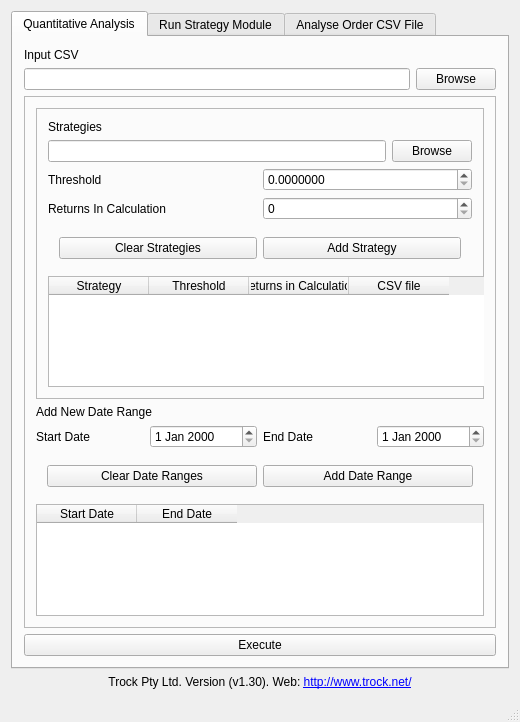
<?xml version="1.0" encoding="UTF-8"?>
<ui version="4.0">
 <class>MainWindow</class>
 <widget class="QMainWindow" name="MainWindow">
  <property name="geometry">
   <rect>
    <x>0</x>
    <y>0</y>
    <width>520</width>
    <height>722</height>
   </rect>
  </property>
  <property name="sizePolicy">
   <sizepolicy hsizetype="Preferred" vsizetype="Preferred">
    <horstretch>80</horstretch>
    <verstretch>0</verstretch>
   </sizepolicy>
  </property>
  <property name="windowTitle">
   <string>Trock Testing Platform</string>
  </property>
  <widget class="QWidget" name="centralWidget">
   <property name="enabled">
    <bool>true</bool>
   </property>
   <property name="sizePolicy">
    <sizepolicy hsizetype="Preferred" vsizetype="Preferred">
     <horstretch>0</horstretch>
     <verstretch>0</verstretch>
    </sizepolicy>
   </property>
   <property name="minimumSize">
    <size>
     <width>520</width>
     <height>700</height>
    </size>
   </property>
   <layout class="QVBoxLayout" name="verticalLayout_2">
    <item>
     <widget class="QTabWidget" name="analysis_prep">
      <property name="currentIndex">
       <number>0</number>
      </property>
      <widget class="QWidget" name="quantitative_tab">
       <property name="layoutDirection">
        <enum>Qt::LeftToRight</enum>
       </property>
       <attribute name="title">
        <string>Quantitative Analysis</string>
       </attribute>
       <layout class="QVBoxLayout" name="verticalLayout_8">
        <item>
         <widget class="QLabel" name="label">
          <property name="text">
           <string>Input CSV</string>
          </property>
         </widget>
        </item>
        <item>
         <layout class="QHBoxLayout" name="horizontalLayout_4">
          <item>
           <widget class="QLineEdit" name="analysisInputCSVField"/>
          </item>
          <item>
           <widget class="QPushButton" name="analysisInputCSVButton">
            <property name="text">
             <string>Browse</string>
            </property>
           </widget>
          </item>
         </layout>
        </item>
        <item>
         <widget class="QFrame" name="frame_2">
          <property name="frameShape">
           <enum>QFrame::StyledPanel</enum>
          </property>
          <property name="frameShadow">
           <enum>QFrame::Raised</enum>
          </property>
          <layout class="QVBoxLayout" name="verticalLayout_11">
           <item>
            <widget class="QFrame" name="frame">
             <property name="frameShape">
              <enum>QFrame::StyledPanel</enum>
             </property>
             <property name="frameShadow">
              <enum>QFrame::Raised</enum>
             </property>
             <layout class="QVBoxLayout" name="verticalLayout_9">
              <item>
               <layout class="QVBoxLayout" name="verticalLayout_6">
                <item>
                 <layout class="QHBoxLayout" name="horizontalLayout_8">
                  <item>
                   <widget class="QLabel" name="analysisStrategyLabel">
                    <property name="styleSheet">
                     <string notr="true">qproperty-alignment: AlignCenter;</string>
                    </property>
                    <property name="text">
                     <string>Strategies</string>
                    </property>
                   </widget>
                  </item>
                 </layout>
                </item>
                <item>
                 <layout class="QHBoxLayout" name="horizontalLayout_5">
                  <item>
                   <widget class="QLineEdit" name="analysisBrowseStrategyField"/>
                  </item>
                  <item>
                   <widget class="QPushButton" name="analysisBrowseStrategyButton">
                    <property name="text">
                     <string>Browse</string>
                    </property>
                   </widget>
                  </item>
                 </layout>
                </item>
               </layout>
              </item>
              <item>
               <layout class="QHBoxLayout" name="analysisThresholdFrame">
                <item>
                 <widget class="QLabel" name="label_3">
                  <property name="text">
                   <string>Threshold</string>
                  </property>
                 </widget>
                </item>
                <item>
                 <widget class="QDoubleSpinBox" name="analysisThreshold">
                  <property name="decimals">
                   <number>7</number>
                  </property>
                 </widget>
                </item>
               </layout>
              </item>
              <item>
               <layout class="QHBoxLayout" name="analysisReturnsFrame">
                <item>
                 <widget class="QLabel" name="label_4">
                  <property name="text">
                   <string>Returns In Calculation</string>
                  </property>
                 </widget>
                </item>
                <item>
                 <widget class="QDoubleSpinBox" name="analysisReturns">
                  <property name="decimals">
                   <number>0</number>
                  </property>
                  <property name="maximum">
                   <double>100.000000000000000</double>
                  </property>
                 </widget>
                </item>
               </layout>
              </item>
              <item>
               <widget class="QFrame" name="analysisStrategyFrame">
                <layout class="QHBoxLayout" name="horizontalLayout_9">
                 <item>
                  <widget class="QPushButton" name="clearStrategyButton">
                   <property name="text">
                    <string>Clear Strategies</string>
                   </property>
                  </widget>
                 </item>
                 <item>
                  <widget class="QPushButton" name="addStrategyButton">
                   <property name="text">
                    <string>Add Strategy</string>
                   </property>
                  </widget>
                 </item>
                </layout>
               </widget>
              </item>
              <item>
               <widget class="QTableWidget" name="analysisStrategyList">
                <property name="sizePolicy">
                 <sizepolicy hsizetype="Expanding" vsizetype="Expanding">
                  <horstretch>0</horstretch>
                  <verstretch>0</verstretch>
                 </sizepolicy>
                </property>
                <property name="minimumSize">
                 <size>
                  <width>460</width>
                  <height>107</height>
                 </size>
                </property>
                <column>
                 <property name="text">
                  <string>Strategy</string>
                 </property>
                </column>
                <column>
                 <property name="text">
                  <string>Threshold</string>
                 </property>
                </column>
                <column>
                 <property name="text">
                  <string>Returns in Calculation</string>
                 </property>
                 <property name="whatsThis">
                  <string/>
                 </property>
                 <property name="textAlignment">
                  <set>AlignHCenter|AlignVCenter|AlignCenter</set>
                 </property>
                </column>
                <column>
                 <property name="text">
                  <string>CSV file</string>
                 </property>
                </column>
               </widget>
              </item>
             </layout>
            </widget>
           </item>
           <item>
            <layout class="QVBoxLayout" name="verticalLayout_10">
             <item>
              <layout class="QHBoxLayout" name="horizontalLayout_11">
               <item>
                <widget class="QLabel" name="label_5">
                 <property name="styleSheet">
                  <string notr="true">qproperty-alignment: AlignCenter;</string>
                 </property>
                 <property name="text">
                  <string>Add New Date Range</string>
                 </property>
                </widget>
               </item>
              </layout>
             </item>
             <item>
              <layout class="QHBoxLayout" name="horizontalLayout_12">
               <item>
                <widget class="QLabel" name="label_6">
                 <property name="text">
                  <string>Start Date</string>
                 </property>
                </widget>
               </item>
               <item>
                <widget class="QDateEdit" name="analysisStartDate"/>
               </item>
               <item>
                <widget class="QLabel" name="label_7">
                 <property name="text">
                  <string>End Date</string>
                 </property>
                </widget>
               </item>
               <item>
                <widget class="QDateEdit" name="analysisEndDate"/>
               </item>
              </layout>
             </item>
            </layout>
           </item>
           <item>
            <widget class="QFrame" name="analysisDateButtonFrame">
             <layout class="QHBoxLayout" name="horizontalLayout_10">
              <item>
               <widget class="QPushButton" name="analysisClearDateButton">
                <property name="text">
                 <string>Clear Date Ranges</string>
                </property>
               </widget>
              </item>
              <item>
               <widget class="QPushButton" name="analysisAddDateButton">
                <property name="text">
                 <string>Add Date Range</string>
                </property>
               </widget>
              </item>
             </layout>
            </widget>
           </item>
           <item>
            <widget class="QTableWidget" name="analysisListDate">
             <property name="styleSheet">
              <string notr="true"/>
             </property>
             <column>
              <property name="text">
               <string>Start Date</string>
              </property>
             </column>
             <column>
              <property name="text">
               <string>End Date</string>
              </property>
             </column>
            </widget>
           </item>
          </layout>
         </widget>
        </item>
        <item>
         <widget class="QPushButton" name="analysisExecuteButton">
          <property name="text">
           <string>Execute</string>
          </property>
         </widget>
        </item>
       </layout>
      </widget>
      <widget class="QWidget" name="run_tab">
       <property name="layoutDirection">
        <enum>Qt::LeftToRight</enum>
       </property>
       <attribute name="title">
        <string>Run Strategy Module</string>
       </attribute>
       <layout class="QVBoxLayout" name="verticalLayout_3">
        <item>
         <layout class="QVBoxLayout" name="programLayout">
          <item>
           <widget class="QLabel" name="strategy_module_label">
            <property name="text">
             <string>Strategy Module</string>
            </property>
           </widget>
          </item>
          <item>
           <layout class="QHBoxLayout" name="strategyModuleLayout">
            <item>
             <widget class="QLineEdit" name="strategy_module_location"/>
            </item>
            <item>
             <widget class="QPushButton" name="browseModule">
              <property name="enabled">
               <bool>true</bool>
              </property>
              <property name="text">
               <string>Browse</string>
              </property>
             </widget>
            </item>
           </layout>
          </item>
          <item>
           <widget class="QLabel" name="input_csv_label">
            <property name="text">
             <string>Input CSV</string>
            </property>
           </widget>
          </item>
          <item>
           <layout class="QHBoxLayout" name="inputCSVLayout">
            <item>
             <widget class="QLineEdit" name="input_csv_location"/>
            </item>
            <item>
             <widget class="QPushButton" name="browseCSV">
              <property name="text">
               <string>Browse</string>
              </property>
             </widget>
            </item>
           </layout>
          </item>
          <item>
           <widget class="QLabel" name="inputcsv_valid">
            <property name="font">
             <font>
              <weight>50</weight>
              <bold>false</bold>
             </font>
            </property>
            <property name="styleSheet">
             <string notr="true">color: rgb(255, 0, 0);</string>
            </property>
            <property name="text">
             <string/>
            </property>
           </widget>
          </item>
          <item>
           <widget class="QLabel" name="parameters_label">
            <property name="font">
             <font>
              <weight>75</weight>
              <bold>true</bold>
             </font>
            </property>
            <property name="text">
             <string>Parameters</string>
            </property>
           </widget>
          </item>
          <item>
           <layout class="QGridLayout" name="_2">
            <property name="leftMargin">
             <number>1</number>
            </property>
            <item row="0" column="1">
             <widget class="QLabel" name="threshold_label">
              <property name="text">
               <string>Threshold</string>
              </property>
             </widget>
            </item>
            <item row="0" column="2">
             <widget class="QDoubleSpinBox" name="threshold">
              <property name="decimals">
               <number>4</number>
              </property>
              <property name="maximum">
               <double>1.000000000000000</double>
              </property>
              <property name="singleStep">
               <double>1.000000000000000</double>
              </property>
              <property name="value">
               <double>0.000100000000000</double>
              </property>
             </widget>
            </item>
           </layout>
          </item>
          <item>
           <layout class="QHBoxLayout" name="returnInCalculationLayout">
            <item>
             <widget class="QLabel" name="returnsInCalculation_label">
              <property name="text">
               <string>Returns in calculation</string>
              </property>
             </widget>
            </item>
            <item>
             <widget class="QSpinBox" name="returnsInCalculation">
              <property name="locale">
               <locale language="English" country="UnitedKingdom"/>
              </property>
              <property name="maximum">
               <number>9999</number>
              </property>
              <property name="value">
               <number>5</number>
              </property>
             </widget>
            </item>
           </layout>
          </item>
          <item>
           <layout class="QHBoxLayout" name="dateLayout">
            <item>
             <widget class="QLabel" name="start_date_label">
              <property name="text">
               <string>Start Date</string>
              </property>
             </widget>
            </item>
            <item>
             <widget class="QDateEdit" name="start_date">
              <property name="displayFormat">
               <string>dd/MM/yyyy</string>
              </property>
              <property name="calendarPopup">
               <bool>true</bool>
              </property>
             </widget>
            </item>
            <item>
             <widget class="QLabel" name="end_date_label">
              <property name="text">
               <string>End Date</string>
              </property>
             </widget>
            </item>
            <item>
             <widget class="QDateEdit" name="end_date">
              <property name="displayFormat">
               <string>dd/MM/yyyy</string>
              </property>
              <property name="calendarPopup">
               <bool>true</bool>
              </property>
             </widget>
            </item>
           </layout>
          </item>
          <item>
           <widget class="QLabel" name="date_valid">
            <property name="styleSheet">
             <string notr="true">color:red;</string>
            </property>
            <property name="text">
             <string/>
            </property>
           </widget>
          </item>
          <item>
           <layout class="QGridLayout" name="executeLayout">
            <property name="spacing">
             <number>5</number>
            </property>
            <item row="0" column="0" alignment="Qt::AlignLeft">
             <widget class="QLabel" name="execution_status">
              <property name="sizePolicy">
               <sizepolicy hsizetype="Preferred" vsizetype="Preferred">
                <horstretch>80</horstretch>
                <verstretch>0</verstretch>
               </sizepolicy>
              </property>
              <property name="text">
               <string/>
              </property>
             </widget>
            </item>
            <item row="0" column="1">
             <widget class="QPushButton" name="execute_button">
              <property name="text">
               <string>Execute</string>
              </property>
             </widget>
            </item>
           </layout>
          </item>
         </layout>
        </item>
       </layout>
      </widget>
      <widget class="QWidget" name="analysis_tab">
       <attribute name="title">
        <string>Analyse Order CSV File</string>
       </attribute>
       <layout class="QVBoxLayout" name="verticalLayout">
        <item>
         <layout class="QHBoxLayout" name="strategyModuleLayout_2">
          <item>
           <widget class="QLabel" name="outputcsv_label">
            <property name="text">
             <string>Output Order CSV File:</string>
            </property>
           </widget>
          </item>
          <item>
           <widget class="QLineEdit" name="output_csv_location"/>
          </item>
          <item>
           <widget class="QPushButton" name="browse_outputcsv">
            <property name="enabled">
             <bool>true</bool>
            </property>
            <property name="text">
             <string>Browse</string>
            </property>
           </widget>
          </item>
         </layout>
        </item>
        <item>
         <layout class="QHBoxLayout" name="horizontalLayout">
          <property name="sizeConstraint">
           <enum>QLayout::SetMinimumSize</enum>
          </property>
          <item>
           <widget class="QLabel" name="output_csv_valid">
            <property name="autoFillBackground">
             <bool>false</bool>
            </property>
            <property name="styleSheet">
             <string notr="true">color: rgb(255, 0, 0);</string>
            </property>
            <property name="text">
             <string/>
            </property>
           </widget>
          </item>
         </layout>
        </item>
        <item>
         <widget class="QPushButton" name="loadorder_button">
          <property name="text">
           <string>Load Order CSV File</string>
          </property>
         </widget>
        </item>
        <item>
         <widget class="QListWidget" name="listWidget"/>
        </item>
        <item>
         <layout class="QHBoxLayout" name="horizontalLayout_3">
          <item>
           <widget class="QLabel" name="analysis_error_msg">
            <property name="styleSheet">
             <string notr="true">color: rgb(255, 0, 0);</string>
            </property>
            <property name="text">
             <string/>
            </property>
           </widget>
          </item>
         </layout>
        </item>
        <item>
         <layout class="QHBoxLayout" name="horizontalLayout_2">
          <item>
           <widget class="QPushButton" name="selectall">
            <property name="text">
             <string>Select All</string>
            </property>
           </widget>
          </item>
          <item>
           <widget class="QPushButton" name="deselectall">
            <property name="text">
             <string>Deselect All</string>
            </property>
           </widget>
          </item>
          <item>
           <widget class="QPushButton" name="inverseSelection">
            <property name="text">
             <string>Inverse Selection</string>
            </property>
           </widget>
          </item>
         </layout>
        </item>
        <item>
         <widget class="QPushButton" name="showanalysis_button">
          <property name="text">
           <string>Display Analysis</string>
          </property>
         </widget>
        </item>
       </layout>
      </widget>
     </widget>
    </item>
    <item>
     <widget class="QLabel" name="companylabel">
      <property name="text">
       <string>&lt;html&gt;&lt;head/&gt;&lt;body&gt;&lt;p align=&quot;center&quot;&gt;Trock Pty Ltd. Version (v1.30). Web: &lt;a href=&quot;http://www.trock.net/&quot;&gt;&lt;span style=&quot; text-decoration: underline; color:#0000ff;&quot;&gt;http://www.trock.net/&lt;/span&gt;&lt;/a&gt;&lt;/p&gt;&lt;/body&gt;&lt;/html&gt;</string>
      </property>
      <property name="openExternalLinks">
       <bool>true</bool>
      </property>
     </widget>
    </item>
   </layout>
  </widget>
  <widget class="QStatusBar" name="statusBar">
   <property name="enabled">
    <bool>true</bool>
   </property>
  </widget>
 </widget>
 <layoutdefault spacing="6" margin="11"/>
 <resources/>
 <connections/>
</ui>
